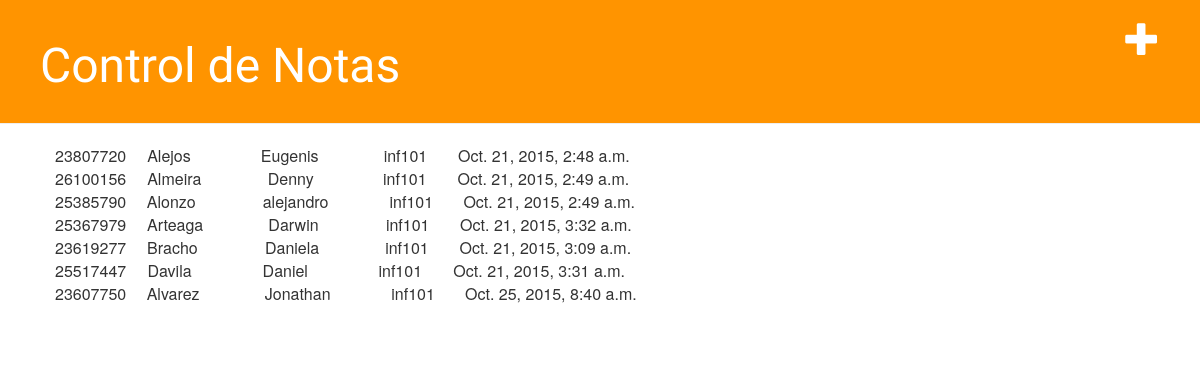
/info1, run on an earlier commit of the app's database.
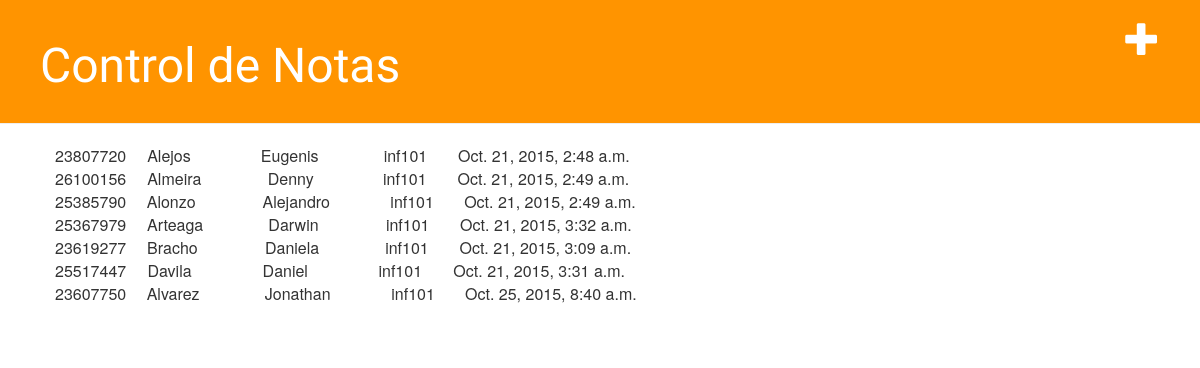
And on a later commit of the database.
### blog/models.py (models this page shows, shortened)
class Inscripcion(models.Model):
    alumno  = models.ForeignKey(Alumno)
    seccion = models.ForeignKey(Seccion)
    fecha =   models.DateTimeField(blank=True, null=True)

class Alumno(models.Model):
    cedula   = models.IntegerField(unique=True)
    nombre   = models.CharField(max_length=25)
    apellido = models.CharField(max_length=25)
    email    = models.EmailField(default='a@a.com')

class Seccion(models.Model):
    materia = models.ForeignKey(Materia)
    aula = models.ForeignKey(Aula)
    seccion = models.CharField(max_length=10)
    def __str__(self):
        return self.seccion

### blog/views.py (the view)
# urls.py: url(r'^info1',                     views.inscripcion_info1),
def inscripcion_info1(request):
    inscripciones = Inscripcion.objects.filter(seccion = 4).order_by('alumno')
    return render(request,'blog/inscripcion_list.html',{'inscripciones':inscripciones})

### blog/templates/blog/inscripcion_list.html
{% extends "blog/base.html" %}
    {% block content %}
        {% for inscripcion in inscripciones %}
                <table>
                  <tr>
                    <td width="130"> {{ inscripcion.alumno.cedula }}</td>
                    <td width="240"> {{ inscripcion.alumno.apellido }}</td>
                    <td width="240"> {{ inscripcion.alumno.nombre }} </td>
                    <td width="130"> {{ inscripcion.seccion }} </td>
                    <td width="900"> {{ inscripcion.fecha }} </td>
                  </tr>
             </table>
        {% endfor %}
        <a href="{% url "blog.views.alumn_list" %}" class="top-menu"><span class="glyphicon glyphicon-plus"></span></a>
    {% endblock content %}

What changed in the data, as far as the page shows it:
changed through a linked row, Inscripcion "Alonzo": alumno.nombre "alejandro" → "Alejandro"
